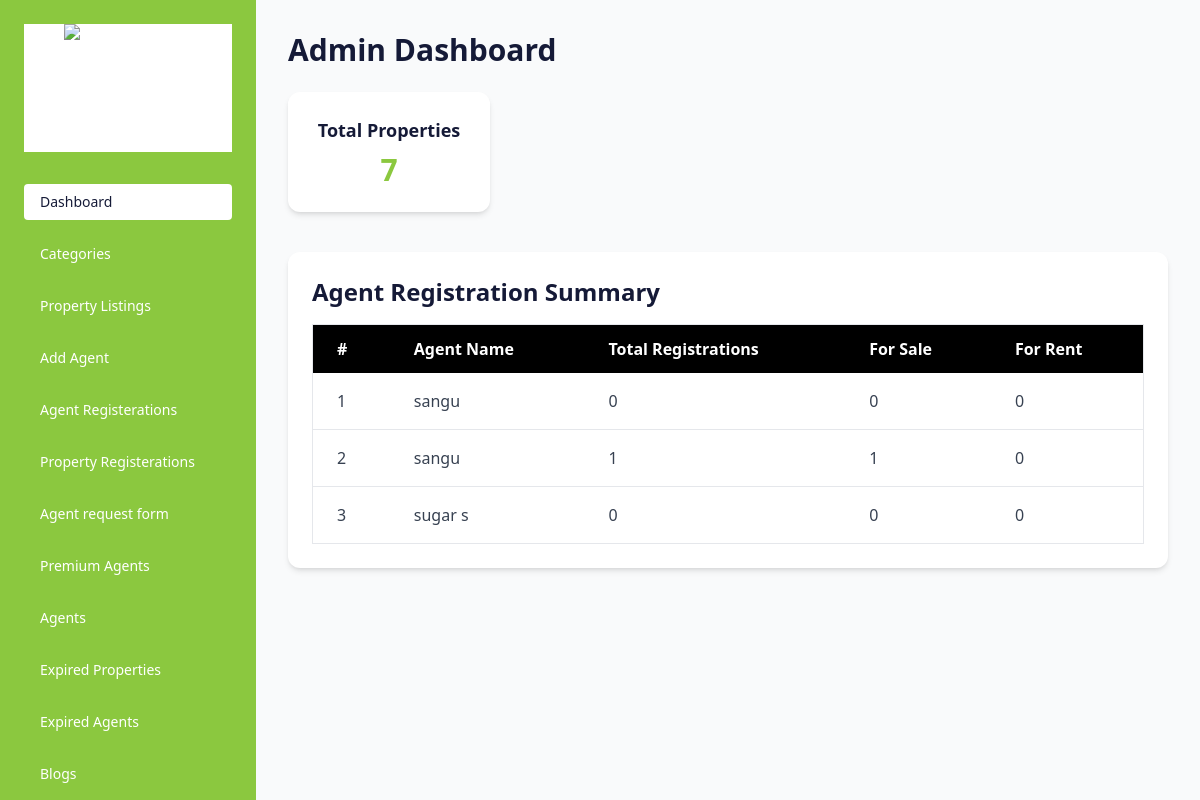
The page /admin_panel/dashboard (signed in) on the database as committed earlier.
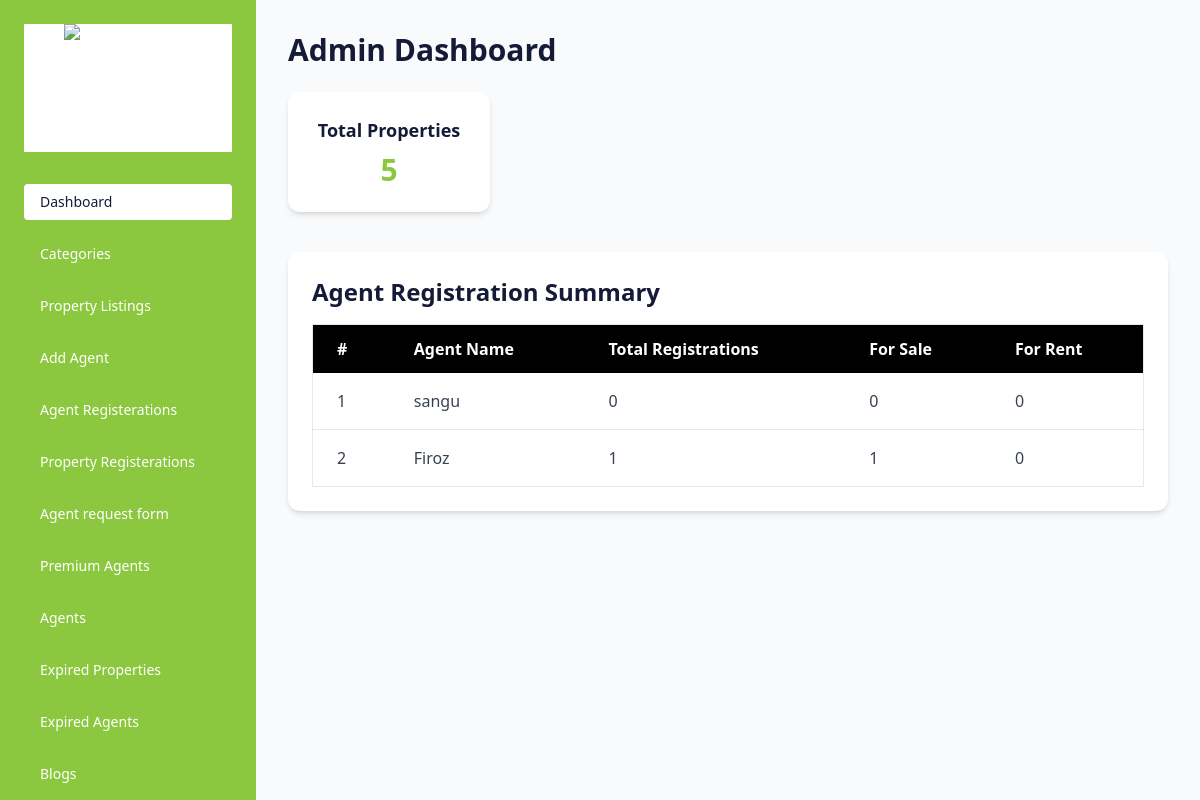
The same page on the database as committed later.
### developer/models.py (models this page shows, shortened)
class Premium(models.Model):
    name = models.CharField(max_length=100)
    speacialised = models.CharField(max_length=100)
    phone = models.CharField(max_length=100)
    whatsapp = models.CharField(max_length=100, blank=True, null=True)
    email = models.CharField(max_length=100, blank=True, null=True)
    location = models.CharField(max_length=200)
    city = models.CharField(max_length=100)
    pincode = models.CharField(max_length=100)
    username = models.CharField(max_length=100)
    password = models.CharField(max_length=100)
    image = CloudinaryField('buysel', folder="premium_agents")
    created_at = models.DateTimeField(auto_now_add=True)
    duration_days = models.PositiveIntegerField(default=365, null=True, blank=True)

### developer/views.py (the view)
# urls.py: path('dashboard', views.Dashboard, name='dashboard'),
@never_cache
@user_passes_test(superuser_required, login_url='superuser_login_view')
def Dashboard(request):
    total_active = Property.objects.count()
    total_expired = ExpiredProperty.objects.count()
    total_all = total_active + total_expired
    all_purposes = list(Property.objects.values_list("purpose__name", flat=True).distinct())
    premium_report = []
    premiums = Premium.objects.annotate(total_properties=Count("properties"))
    for idx, premium in enumerate(premiums, start=1):
        purpose_map = {p: 0 for p in all_purposes}
        purpose_counts = (
            AgentProperty.objects.filter(agent=premium)
            .values("purpose__name")
            .annotate(total=Count("id"))
        )
        for pc in purpose_counts:
            purpose_map[pc["purpose__name"]] = pc["total"]
        premium_report.append({
            "sl_no": idx,
            "premium_name": premium.name,
            "total_properties": premium.total_properties,
            "purpose_map": purpose_map,
        })
    context = {
        "total_active": total_active,
        "total_expired": total_expired,
        "total_all": total_all,
        "all_purposes": all_purposes,      # ✅ purposes for table headers
        "premium_report": premium_report,  # ✅ agent data
    }
    return render(request, "admin_dashboard.html", context)

### developer/templatetags/dict_extras.py (called while the page is built)
@register.filter
def dict_lookup(d, key):
    if isinstance(d, dict):
        return d.get(key, 0)
    return 0

### developer/views.py (called while the page is built)
def superuser_required(user):
    return user.is_authenticated and user.is_superuser

### developer/templates/admin_dashboard.html (shortened to what this page needs)
{% load static %}
<!DOCTYPE html>
<html lang="en">
<head>
  <script src="https://cdn.tailwindcss.com"></script>
</head>
<body class="bg-white text-[#151a37] font-sans">
  <div class="flex min-h-screen">
    <aside class="w-64 bg-[#8bc83f] text-white p-6 fixed h-screen overflow-y-auto scrollbar-thin scrollbar-thumb-gray-400 scrollbar-track-transparent">
      <div class="flex items-center justify-center mb-8 bg-white">
        <img src="{% static 'img/logo.png' %}" alt="Logo" class="w-32 h-32 object-contain">
      </div>
      <nav>
        <ul class="space-y-4 text-sm">
           <li>
            <a href="{% url 'dashboard' %}" class="block py-2 px-4 rounded bg-white text-[#151a37]">
              Dashboard
            </a>
          </li>
          <li>
            <a href="{% url 'categories' %}" class="block py-2 px-4 rounded hover:bg-white hover:text-[#151a37]">
              Categories
            </a>
          </li>
          <li>
            <a href="{% url 'add_property' %}" class="block py-2 px-4 rounded hover:bg-white hover:text-[#151a37]">
             Property Listings
            </a>
          </li>
          <li>
            <a href="{% url 'agents_login' %}" class="block py-2 px-4 rounded hover:bg-white hover:text-[#151a37]">
             Add Agent
            </a>
          </li>
          <li>
            <a href="{% url 'agent_reg' %}" class="block py-2 px-4 rounded hover:bg-white hover:text-[#151a37]">
             Agent Registerations
            </a>
          </li>
            <li>
            <a href="{% url 'admin_property_list' %}" class="block py-2 px-4 rounded hover:bg-white hover:text-[#151a37]">
             Property Registerations
            </a>
          </li>
          <li>
            <a href="{% url 'requestforms' %}" class="block py-2 px-4 rounded hover:bg-white hover:text-[#151a37]">
             Agent request form
            </a>
          </li>
          <li>
            <a href="{% url 'admin_premiumagents' %}" class="block py-2 px-4 rounded hover:bg-white hover:text-[#151a37]">
             Premium Agents
            </a>
          </li>
          <li>
            <a href="{% url 'admin_agents' %}" class="block py-2 px-4 rounded hover:bg-white hover:text-[#151a37]">
             Agents
            </a>
          </li>
           <li>
            <a href="{% url 'expired_property' %}" class="block py-2 px-4 rounded hover:bg-white hover:text-[#151a37]">
             Expired Properties
            </a>
          </li>
          <li>
            <a href="{% url 'expired_agent' %}" class="block py-2 px-4 rounded hover:bg-white hover:text-[#151a37]">
             Expired Agents
            </a>
          </li>
          <li>
            <a href="{% url 'create_blog' %}" class="block py-2 px-4 rounded hover:bg-white hover:text-[#151a37]">
              Blogs
            </a>
          </li>
        </ul>
      </nav>
    </aside>
<main class="ml-64 flex-1 p-8 bg-gray-50 min-h-screen">
  <h1 class="text-3xl font-bold mb-6">Admin Dashboard</h1>
  <div class="grid grid-cols-1 sm:grid-cols-2 lg:grid-cols-4 gap-6 mb-10">
    <div class="bg-white shadow-md p-6 rounded-xl text-center">
      <h2 class="text-lg font-semibold mb-2">Total Properties</h2>
      <p class="text-3xl font-bold text-[#8bc83f]">{{ total_all }}</p>
    </div>
  </div>
  <div class="bg-white shadow-md rounded-xl p-6">
    <h2 class="text-2xl font-bold mb-4">Agent Registration Summary</h2>
    <div class="overflow-x-auto">
        {% load dict_extras %}
<table class="min-w-full table-auto border border-gray-200">
  <thead class="bg-black text-white">
    <tr>
      <th class="px-6 py-3 text-left">#</th>
      <th class="px-6 py-3 text-left">Agent Name</th>
      <th class="px-6 py-3 text-left">Total Registrations</th>
      {% for purpose in all_purposes %}
        <th class="px-6 py-3 text-left">For {{ purpose }}</th>
      {% endfor %}
    </tr>
  </thead>
  <tbody class="text-gray-700">
    {% for row in premium_report %}
      <tr class="border-b">
        <td class="px-6 py-4">{{ row.sl_no }}</td>
        <td class="px-6 py-4">{{ row.premium_name }}</td>
        <td class="px-6 py-4">{{ row.total_properties }}</td>
        {% for purpose in all_purposes %}
          <td class="px-6 py-4">{{ row.purpose_map|dict_lookup:purpose }}</td>
        {% endfor %}
      </tr>
    {% endfor %}
  </tbody>
</table>
    </div>
  </div>
</main>
</div>
</body>
</html>

Rows that differ between the two databases and show on the page:
removed Premium: premium_name "sangu"
removed Premium: premium_name "sugar s"
added Premium: premium_name "Firoz"
Other text that changed with them:
{{ total_all }}: "7" → "5"
new list line: "2 1 1 0"
list line gone: "2 1 1 0"
list line gone: "3 0 0 0"
